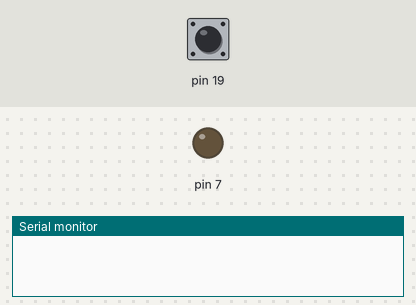
The sketch below on a simulated Arduino Mega 2560, built with avr-gcc and run on an emulated ATmega2560. Parts: output pins drawn as LEDs (lit = HIGH), the last lines printed to the serial monitor. Inputs (shaded band) come from the test bench; at power-on: pin 19 HIGH.

Above: at 1.2 s.
1.3 s: pin 19 pulled LOW for 0.15 s
At 1.6 s:
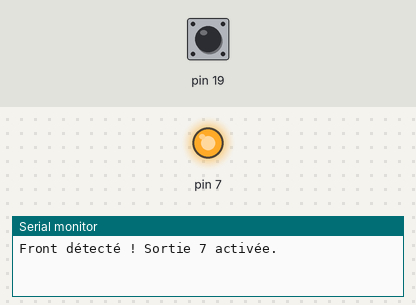
Timing chart, 0 to 4.3 s (numbered marks = the images above; inputs shaded):
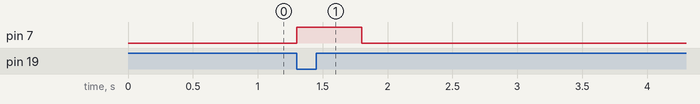

The sketch:

test_H21A1.ino
```cpp
volatile bool object = false;

void setup() {
  Serial.begin(115200);

  // Configuration de la broche 7 (PH4) en sortie et extinction par défaut
  DDRH |= (1 << PH4);
  PORTH &= ~(1 << PH4);

  // Configuration de la broche 19 (PD2) en entrée pour l'interruption INT2
  DDRD &= ~(1 << PD2);
  PORTD |= (1 << PD2); // Pull-up interne

  // Configuration de l'interruption INT2 sur front descendant (FALLING)
  EICRA &= ~((1 << ISC21) | (1 << ISC20));
  EICRA |= (1 << ISC21);

  // Nettoyage du drapeau et activation de INT2
  EIFR = (1 << INTF2);
  EIMSK |= (1 << INT2);
}

void loop() {
  if (object) {
    PORTH |= (1 << PH4); // Met la broche 7 à l'état haut
    Serial.println("Front détecté ! Sortie 7 activée.");

    delay(500); // Maintient le signal actif pendant 500ms
    PORTH &= ~(1 << PH4); // Remet la broche 7 à l'état bas

    object = false; // Réarmement
  }
}

// Routine d'interruption pour INT2 (Pin 19 / PD2)
ISR(INT2_vect) {
  object = true;
}
```

Measured:
- after the input at 1.3 s, pin 7: LOW → HIGH at once, → LOW 0.50 s later
